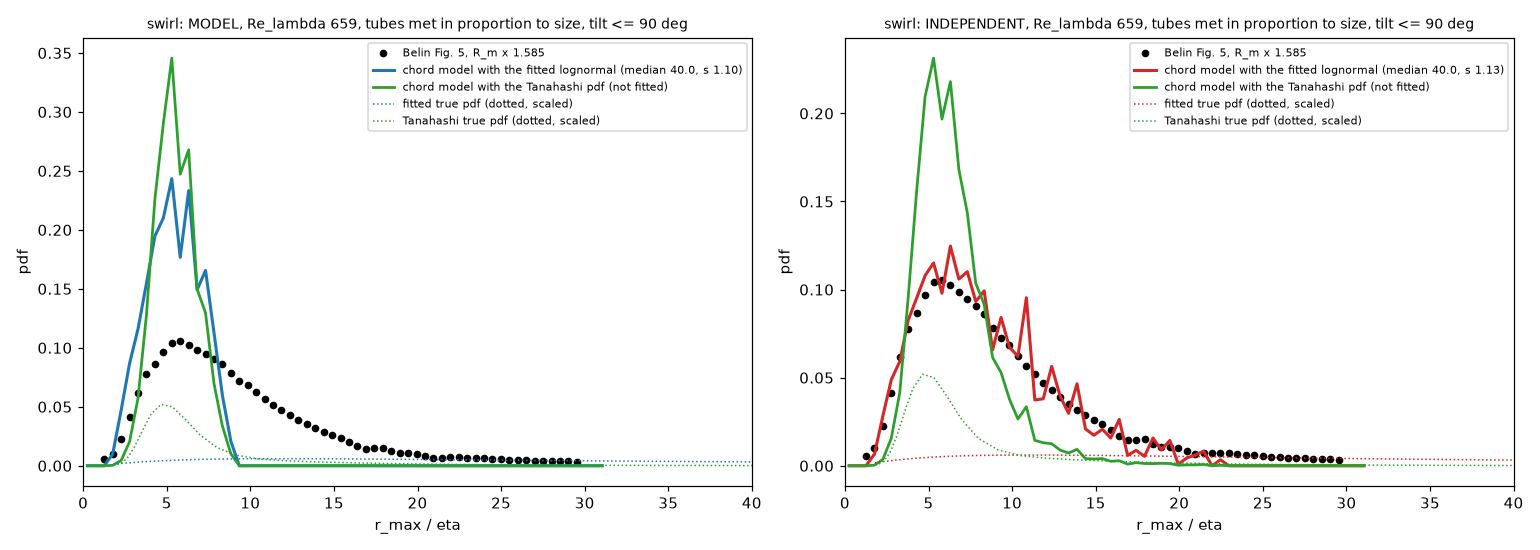

Recreate this plot in Python.
"""chord_belin_fit.py  v01  Fit the true tube radius pdf so that the chord model with Belin's gradient cut reproduces Belin's measured radius pdf (Fig. 5).

Forward model (chord_belin_cut.py): a tube of radius r_max (Gaussian width R = r_max / 1.585) and swirl U_max is crossed by the wire at a random impact parameter (uniform in
+-12 R), orientation isotropic (tilt up to --tilt, rotation uniform, thinned by the encounter rate cos alpha); the event is kept when max |dS/ds| >= 5 sigma_gradient
(sigma_gradient = U_eta / (sqrt 15 eta), Belin Fig. 1); the radius read is half the spacing of the two extrema of S.
Kernel: for each of a grid of true radii r_max the crossings are simulated once; K(x | r) is the density of the apparent radius x of the kept events and e(r) the share of
the crossings kept.  A true pdf p(r) then gives the observed pdf  p_obs(x) = N sum_r p(r) w(r) e(r) K(x | r),  w(r) = r (a tube is met in proportion to its size) or 1 (--nobias).
Swirl of a tube: 'MODEL' one value 0.769 Re^(1/3) (Re_lambda 659: 6.7 U_eta);  'INDEPENDENT' the shape of the Tanahashi (2001) swirl pdf with its mean on that value.
Fit: ln median and ln-width s of a single lognormal true pdf, to Belin's pdf below R_m = 19.75 (r_max 31) renormalised to area 1 over that range.  Also shown, nothing fitted: the
Tanahashi (2001) two-lognormal radius pdf.
Usage: python chord_belin_fit.py [--n 30000] [--tilt 90] [--nobias]    writes chord_belin_fit.png
Versions  M01 m01.v01 (2026-11-12): first version.
"""
import argparse
import math
import os
import sys

import matplotlib
matplotlib.use("Agg")
import matplotlib.pyplot as plt
import numpy as np
from scipy.optimize import least_squares

HERE = os.path.dirname(os.path.abspath(__file__))
sys.path.insert(0, HERE)
import chord_model as cm        # noqa: E402
import chord_population as cp   # noqa: E402
import fit_chord as fc          # noqa: E402
import chord_tanahashi_belin as ctb   # noqa: E402

RATIO = cp.RATIO
STEP = float(cm.S_GRID[1] - cm.S_GRID[0])
SIGMA_GRADIENT = 1.0 / math.sqrt(15)
CUT = 5.0
RE_LAMBDA = 659.0
R_GRID = np.exp(np.linspace(math.log(1.8), math.log(70.0), 28))      # true r_max / eta
X_BINS = np.linspace(0.0, 31.3, 63)                                  # apparent r_max / eta, to R_m = 19.75


def swirl(case, rng, n):
    mean = 0.769 * RE_LAMBDA ** (1 / 3)
    if case == "MODEL":
        return np.full(n, mean)
    u = cp.lognormal2(rng, n, cp.SWIRL)
    return u * mean / (cp.lognormal2(np.random.default_rng(5), 200000, cp.SWIRL).mean())


def build_kernel(case, n, tilt_deg, seed):
    """K[i, j]: density of the apparent radius in bin j for the kept events of true radius R_GRID[i]; e[i]: share kept."""
    rng = np.random.default_rng(seed)
    K, eff = np.zeros((len(R_GRID), len(X_BINS) - 1)), np.zeros(len(R_GRID))
    sin_t = math.sin(math.radians(tilt_deg))
    for i, r in enumerate(R_GRID):
        width = r / RATIO
        alpha = np.arcsin(rng.uniform(-sin_t, sin_t, n))
        keep_geo = rng.uniform(size=n) < np.cos(alpha)
        alpha = alpha[keep_geo]
        m = len(alpha)
        phi, b = rng.uniform(0, 2 * math.pi, m), rng.uniform(-12.0, 12.0, m)
        u = swirl(case, rng, m)
        apparent, kept_count = [], 0
        for start in range(0, m, 3000):
            sl = slice(start, start + 3000)
            S = cm.signal(alpha[sl], phi[sl], b[sl])
            grad = np.max(np.abs(np.diff(S, axis=1)), axis=1) / STEP * (u[sl] / cp.GMAX) / width
            ok = grad >= CUT * SIGMA_GRADIENT
            kept_count += int(ok.sum())
            spacing = np.abs(cm.S_GRID[np.argmax(S[ok], axis=1)] - cm.S_GRID[np.argmin(S[ok], axis=1)]) * width
            apparent.append(spacing / 2)
        apparent = np.concatenate(apparent)
        eff[i] = kept_count / m
        if len(apparent) > 5:
            K[i], _ = np.histogram(apparent, bins=X_BINS, density=True)
    return K, eff


def observed(p_true_on_grid, K, eff, bias):
    w = R_GRID if bias else np.ones_like(R_GRID)
    dr = np.gradient(R_GRID)
    p = (p_true_on_grid * w * eff * dr)[:, None] * K
    out = p.sum(0)
    return out / (out.sum() * (X_BINS[1] - X_BINS[0]))


def lognormal_r(median, s):
    return np.exp(-0.5 * ((np.log(R_GRID) - math.log(median)) / s) ** 2) / (R_GRID * s * math.sqrt(2 * math.pi))


def tanahashi_r():
    w1, m1, s1, m2, s2 = cp.RADIUS
    return w1 * lognormal_r(m1, s1) + (1 - w1) * lognormal_r(m2, s2)


def belin_binned():
    rm, p = fc.load()
    x = RATIO * rm
    centres = 0.5 * (X_BINS[1:] + X_BINS[:-1])
    pb = np.interp(centres, x, p / RATIO, left=np.nan, right=np.nan)
    pb[centres > x.max()] = np.nan
    ok = ~np.isnan(pb)
    pb = pb / (np.nansum(pb) * (X_BINS[1] - X_BINS[0]))
    return centres, pb, ok


def stats(centres, p):
    p = np.nan_to_num(p)
    p = p / p.sum()
    cdf = np.cumsum(p)
    return float(np.sum(centres * p)), float(np.interp(0.5, cdf, centres)), float(centres[np.argmax(p)])


def main():
    ap = argparse.ArgumentParser()
    ap.add_argument("--n", type=int, default=30000)
    ap.add_argument("--tilt", type=float, default=90.0)
    ap.add_argument("--nobias", action="store_true")
    ap.add_argument("--seed", type=int, default=4)
    args = ap.parse_args()
    bias = not args.nobias
    centres, pb, ok = belin_binned()
    print("Belin Fig. 5 x 1.585: mean %.2f median %.2f mode %.2f" % stats(centres, pb))
    fig, axes = plt.subplots(1, 2, figsize=(14, 5), sharey=False)
    for case, colour in (("MODEL", "tab:blue"), ("INDEPENDENT", "tab:red")):
        K, eff = build_kernel(case, args.n, args.tilt, args.seed)
        print("%s: share of crossings kept by the 5 sigma gradient cut, r_max = 2.5 / 5 / 10 / 20 / 40:" % case, np.round(np.interp([2.5, 5, 10, 20, 40], R_GRID, eff), 4))

        def resid(v):
            return (observed(lognormal_r(math.exp(v[0]), v[1]), K, eff, bias) - pb)[ok]
        best = min((least_squares(resid, [math.log(m0), s0], bounds=([math.log(1.5), 0.05], [math.log(40), 1.5])) for m0 in (4, 8, 15) for s0 in (0.3, 0.6)), key=lambda r: r.cost)
        median, s = math.exp(best.x[0]), best.x[1]
        fit = observed(lognormal_r(median, s), K, eff, bias)
        tan = observed(tanahashi_r(), K, eff, bias)
        print("   best single lognormal: median r_max %.2f eta, s %.2f (mean %.2f), rms misfit %.4f;  fitted apparent mean %.2f median %.2f mode %.2f" %
              ((median, s, median * math.exp(s * s / 2), math.sqrt(2 * best.cost / ok.sum())) + stats(centres, fit)))
        print("   Tanahashi two lognormals, nothing fitted: rms misfit %.4f;  apparent mean %.2f median %.2f mode %.2f" %
              ((math.sqrt(np.mean(((tan - pb)[ok]) ** 2)),) + stats(centres, tan)))
        ax = axes[0] if case == "MODEL" else axes[1]
        ax.plot(centres[ok], pb[ok], "ko", ms=4, label="Belin Fig. 5, R_m x 1.585")
        ax.plot(centres, fit, color=colour, lw=2, label="chord model with the fitted lognormal (median %.1f, s %.2f)" % (median, s))
        ax.plot(centres, tan, color="tab:green", lw=1.8, label="chord model with the Tanahashi pdf (not fitted)")
        ax.plot(R_GRID, lognormal_r(median, s) / np.trapezoid(lognormal_r(median, s), R_GRID) * 0.25, color=colour, ls=":", lw=1, label="fitted true pdf (dotted, scaled)")
        ax.plot(R_GRID, tanahashi_r() / np.trapezoid(tanahashi_r(), R_GRID) * 0.25, color="tab:green", ls=":", lw=1, label="Tanahashi true pdf (dotted, scaled)")
        ax.set_xlim(0, 40)
        ax.set_xlabel("r_max / eta")
        ax.set_ylabel("pdf")
        ax.set_title("swirl: %s, Re_lambda %g, tubes met %s, tilt <= %g deg" % (case, RE_LAMBDA, "in proportion to size" if bias else "equally", args.tilt), fontsize=9)
        ax.legend(fontsize=7)
    fig.tight_layout()
    fig.savefig(os.path.join(HERE, "chord_belin_fit.png" if bias else "chord_belin_fit_equalchance.png"), dpi=110)


if __name__ == "__main__":
    main()
